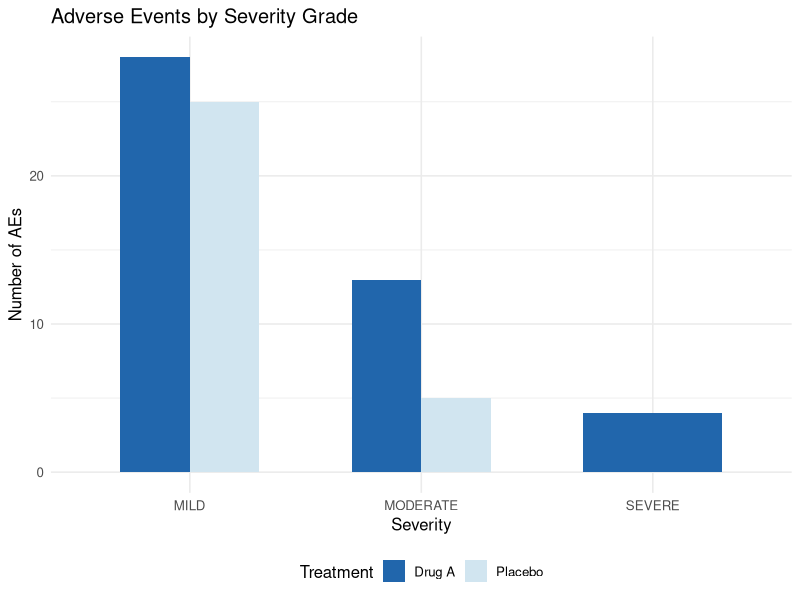

Generate this figure with R:
## ---- chunk 1
#| label: setup
#| echo: false        # hide this chunk — just loads packages quietly

# In a real study, these would typically be loaded via a site-wide .Rprofile
# or a study-level _setup.R sourced at the top of each program.

library(dplyr)
library(tidyr)
library(ggplot2)
library(knitr)      # kable() — basic tables
## ---- chunk 2
#| label: create-adsl

# -----------------------------------------------------------------
# ADSL  —  Subject-Level Analysis Dataset (one row per subject)
# -----------------------------------------------------------------
set.seed(42)   # reproducibility — equivalent to SAS options SEED=42

n <- 60

adsl <- tibble(
  USUBJID = paste0("XYZ-001-", sprintf("%03d", 1:n)),
  TRT01P  = rep(c("Drug A", "Placebo"), each = n / 2),      # treatment arm
  AGE     = c(rnorm(n / 2, mean = 52, sd = 11),
              rnorm(n / 2, mean = 50, sd = 10)) |> round(),
  SEX     = sample(c("M", "F"), n, replace = TRUE,
                   prob = c(0.55, 0.45)),
  RACE    = sample(
              c("WHITE", "BLACK OR AFRICAN AMERICAN", "ASIAN", "OTHER"),
              n, replace = TRUE, prob = c(0.65, 0.15, 0.12, 0.08)
            ),
  WEIGHTBL = round(rnorm(n, mean = 78, sd = 14), 1),         # kg at baseline
  SAFFL   = "Y"                                              # safety flag
)

# Quick sanity check — like PROC FREQ in SAS
count(adsl, TRT01P)
## ---- chunk 3
#| label: create-adae

# -----------------------------------------------------------------
# ADAE  —  Adverse Event Analysis Dataset (one row per AE per subject)
# -----------------------------------------------------------------
ae_terms <- c(
  "Headache", "Nausea", "Fatigue", "Dizziness",
  "Rash", "Vomiting", "Insomnia", "Back pain"
)

# Drug A subjects have slightly higher AE rates (fictional)
adae <- bind_rows(
  # Drug A
  tibble(
    USUBJID = sample(adsl$USUBJID[adsl$TRT01P == "Drug A"], 45, replace = TRUE),
    AETERM  = sample(ae_terms, 45, replace = TRUE),
    AESEV   = sample(c("MILD", "MODERATE", "SEVERE"), 45,
                     replace = TRUE, prob = c(0.60, 0.30, 0.10)),
    AEREL   = sample(c("RELATED", "NOT RELATED"), 45,
                     replace = TRUE, prob = c(0.55, 0.45))
  ),
  # Placebo
  tibble(
    USUBJID = sample(adsl$USUBJID[adsl$TRT01P == "Placebo"], 30, replace = TRUE),
    AETERM  = sample(ae_terms, 30, replace = TRUE),
    AESEV   = sample(c("MILD", "MODERATE", "SEVERE"), 30,
                     replace = TRUE, prob = c(0.70, 0.25, 0.05)),
    AEREL   = sample(c("RELATED", "NOT RELATED"), 30,
                     replace = TRUE, prob = c(0.40, 0.60))
  )
) |>
  left_join(select(adsl, USUBJID, TRT01P), by = "USUBJID")

nrow(adae)
## ---- chunk 4
#| label: tbl-demog
#| tbl-cap: "Table 1. Subject Demographics and Baseline Characteristics (Safety Population)"

# Helper: mean (SD) formatter
mean_sd <- function(x) sprintf("%.1f (%.1f)", mean(x, na.rm = TRUE), sd(x, na.rm = TRUE))

# Helper: n (%) formatter
n_pct <- function(x, total) sprintf("%d (%.1f%%)", sum(x), 100 * sum(x) / total)

n_by_trt <- count(adsl, TRT01P) |>             # named vector of N per arm
  { \(d) setNames(d$n, d$TRT01P) }()

demog_rows <- bind_rows(
  # Age
  adsl |>
    group_by(TRT01P) |>
    summarise(value = mean_sd(AGE), .groups = "drop") |>
    pivot_wider(names_from = TRT01P, values_from = value) |>
    mutate(Characteristic = "Age (years), mean (SD)", .before = 1),

  # Weight
  adsl |>
    group_by(TRT01P) |>
    summarise(value = mean_sd(WEIGHTBL), .groups = "drop") |>
    pivot_wider(names_from = TRT01P, values_from = value) |>
    mutate(Characteristic = "Weight at baseline (kg), mean (SD)", .before = 1),

  # Sex
  adsl |>
    group_by(TRT01P) |>
    summarise(value = n_pct(SEX == "F", n()), .groups = "drop") |>
    pivot_wider(names_from = TRT01P, values_from = value) |>
    mutate(Characteristic = "Female, n (%)", .before = 1),

  # Race — White
  adsl |>
    group_by(TRT01P) |>
    summarise(value = n_pct(RACE == "WHITE", n()), .groups = "drop") |>
    pivot_wider(names_from = TRT01P, values_from = value) |>
    mutate(Characteristic = "  White, n (%)", .before = 1),

  # Race — Black
  adsl |>
    group_by(TRT01P) |>
    summarise(value = n_pct(RACE == "BLACK OR AFRICAN AMERICAN", n()), .groups = "drop") |>
    pivot_wider(names_from = TRT01P, values_from = value) |>
    mutate(Characteristic = "  Black or African American, n (%)", .before = 1),

  # Race — Asian
  adsl |>
    group_by(TRT01P) |>
    summarise(value = n_pct(RACE == "ASIAN", n()), .groups = "drop") |>
    pivot_wider(names_from = TRT01P, values_from = value) |>
    mutate(Characteristic = "  Asian, n (%)", .before = 1)
)

kable(
  demog_rows,
  col.names = c(
    "Characteristic",
    paste0("Drug A (N=", n_by_trt["Drug A"], ")"),
    paste0("Placebo (N=", n_by_trt["Placebo"], ")")
  ),
  align = c("l", "c", "c")
)
## ---- chunk 5
#| label: tbl-ae-incidence
#| tbl-cap: "Table 2. Subjects with Any Adverse Event by System Organ Class and Preferred Term"

ae_summary <- adae |>
  distinct(USUBJID, TRT01P, AETERM) |>       # one row per subject-PT
  group_by(TRT01P, AETERM) |>
  summarise(n_subj = n_distinct(USUBJID), .groups = "drop") |>
  left_join(
    count(adsl, TRT01P) |> rename(N = n),
    by = "TRT01P"
  ) |>
  mutate(pct = round(100 * n_subj / N, 1),
         cell = paste0(n_subj, " (", pct, "%)")) |>
  select(AETERM, TRT01P, cell) |>
  pivot_wider(names_from = TRT01P, values_from = cell, values_fill = "0 (0.0%)") |>
  arrange(AETERM)

kable(
  ae_summary,
  col.names = c(
    "Adverse Event (Preferred Term)",
    paste0("Drug A (N=", n_by_trt["Drug A"], ")"),
    paste0("Placebo (N=", n_by_trt["Placebo"], ")")
  ),
  align = c("l", "c", "c")
)
## ---- chunk 6
#| label: fig-ae-severity
#| fig-cap: "Figure 1. Adverse Event Counts by Severity and Treatment Arm"
#| fig-height: 4
#| fig-width: 7

adae |>
  count(TRT01P, AESEV) |>
  mutate(
    AESEV = factor(AESEV, levels = c("MILD", "MODERATE", "SEVERE"))
  ) |>
  ggplot(aes(x = AESEV, y = n, fill = TRT01P)) +
  geom_col(position = "dodge", width = 0.6) +
  scale_fill_manual(values = c("Drug A" = "#2166ac", "Placebo" = "#d1e5f0")) +
  labs(
    x = "Severity",
    y = "Number of AEs",
    fill = "Treatment",
    title = "Adverse Events by Severity Grade"
  ) +
  theme_minimal(base_size = 12) +
  theme(legend.position = "bottom")
## ---- chunk 7
#| label: session-info
#| echo: false

si <- sessionInfo()
cat(paste("R version:", si$R.version$version.string), "\n")
cat(paste("Platform:", si$R.version$platform), "\n")
cat("Key packages loaded:\n")
pkgs <- c("dplyr", "ggplot2", "knitr", "tidyr")
for (p in pkgs) {
  cat(sprintf("  %s %s\n", p, packageVersion(p)))
}
cat(paste("\nRendered:", format(Sys.time(), "%Y-%m-%d %H:%M:%S %Z")))
